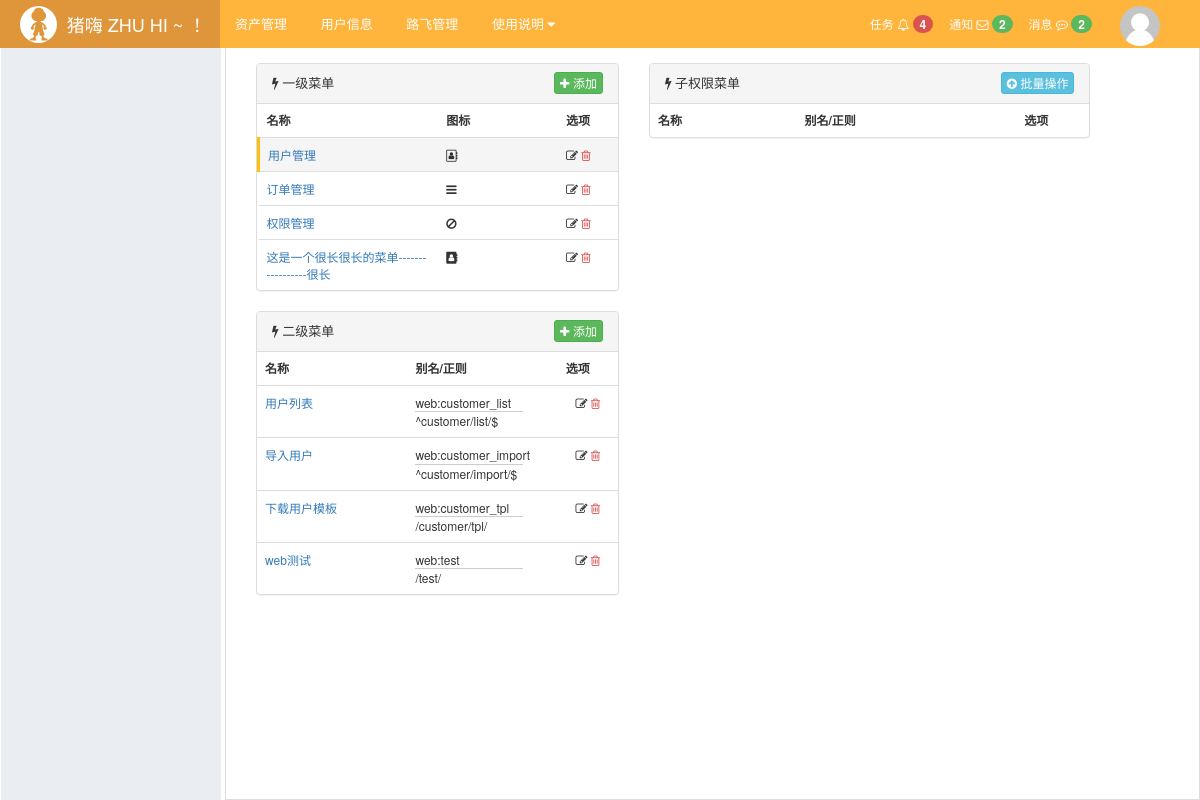
Page /rbac/menu/list/?mid=1 on the committed database.
### rbac/models.py (models this page shows, shortened)
class Menu(models.Model):
    title = models.CharField(max_length=32,unique=True,verbose_name='菜单标题')
    icon = models.CharField(max_length=32,verbose_name='菜单图标')

class Permission(models.Model):
    title = models.CharField(max_length=32,unique=True,verbose_name='权限标题')
    url = models.CharField(max_length=128,verbose_name='url正则表达式')
    name = models.CharField(max_length=32,unique=True,verbose_name='别名',help_text='与url别名相同，可用于反向解析')
    menu = models.ForeignKey(to='Menu',to_field='id',null=True,blank=True,on_delete=models.PROTECT,
                             verbose_name='所属菜单',help_text='null 表示不属于任何菜单，否则属于一个菜单')
    pid = models.ForeignKey(to='self',related_name='parent',null=True,blank=True,verbose_name='关联权限',
                            help_text='例如：用户删除权限不能做菜单，但是点击这个选项，会使得用户列表这个菜单处于被激活状态',
                            on_delete=models.PROTECT)

### rbac/views/menu.py (the view)
def menu_list(request):
    menus = Menu.objects.all().values() # 1
    menu_id = request.GET.get('mid')
    parent_id = request.GET.get('pid')
    menu2s = Permission.objects.filter(menu_id= menu_id).values() # 2
    permissions = Permission.objects.filter(pid_id=parent_id).values() # 3
    if not menu_id:
        menu2s = None
    else:
        for m1 in menus:
            print(m1)
            if m1['id'] == int(menu_id):
                m1['class'] = 'active'
    if not parent_id:
        permissions = None
    else:
        for m2 in menu2s:
            if m2['id'] == int(parent_id):
                m2['class'] = 'active'
    return render(request, 'rbac/menu_list.html',
                  {'menus': menus, 'menu2s': menu2s,
                   'permissions': permissions,
                   'request': request,
                   'mid': menu_id,
                   'pid': parent_id}
                  )

### rbac/service/my_tools.py (called while the page is built)
def bypass(func):
    def bypassed_func(*args,**kwargs):
        print('func %s is bypassed for testing...'%func)
        return None
    return bypassed_func

### rbac/service/url_pack.py (called while the page is built)
def url_param_pack(request, name,*args,**kwargs):
    url = reverse(name, args=args, kwargs=kwargs)
    params = QueryDict(mutable=True)
    if not request.GET:
        return url
    params_pack = request.GET.urlencode()
    params['_anchor'] = params_pack
    return url + '?' + params.urlencode()

### rbac/templatetags/rbac_tags.py (called while the page is built)
@register.simple_tag
def url_param_pack(request, name,*args,**kwargs):
    from rbac.service import url_pack
    return url_pack.url_param_pack(request, name, *args, **kwargs)

### rbac/templates/rbac/menu_list.html (shortened to what this page needs)
{% extends 'layout.html' %}
{% load rbac_tags %}
{% block content %}
    <div class="luffy-container">
        <div class="col-xs-5">
            <div class="panel panel-default menu">
                <div class="panel-heading">
                    <span><i class="fa fa-bolt" aria-hidden="true"></i> 一级菜单</span>
                    <a href="{% url_param_pack request 'rbac:menu_add' %}" class="btn btn-success btn-xs pull-right" style="margin-top: -2px">
                        <i class="fa fa-plus"></i> 添加</a>
                </div>
                <table class="table table-hover">
                    <tr>
                        <th class="col-sm-6">名称</th>
                        <th class="col-sm-4">图标</th>
                        <th class="col-sm-2">选项</th>
                    </tr>
                    {% for menu in menus %}
                        <tr class="{{ menu.class }}">
                            <td><a href="{% url 'rbac:menu_list' %}?mid={{ menu.id }}">{{ menu.title }}</a></td>
                            <td><i class="fa {{ menu.icon }}"></i></td>
                            <td>
                                <a style="color: #333333;" href="{% url_param_pack request 'rbac:menu_edit' menu.id %}">
                                    <i class="fa fa-edit" aria-hidden="true"></i></a>
                                <a style="color: #d9534f;" href="{% url_param_pack request 'rbac:menu_del' menu.id %}"><i class="fa fa-trash-o"></i></a>
                            </td>
                        </tr>
                    {% endfor %}
                </table>
            </div>
            <div class="panel panel-default menu2">
                <div class="panel-heading">
                    <span><i class="fa fa-bolt" aria-hidden="true"></i> 二级菜单</span>
                    {% if mid is not None %}
                        <a href="{% url_param_pack request 'rbac:second_menu_add' menu_id=mid %}" class="btn btn-success btn-xs pull-right" style="margin-top: -2px">
                            <i class="fa fa-plus"></i> 添加</a>
                    {% endif %}
                </div>
                <table class="table table-hover">
                    <tr>
                        <th class="col-sm-5">名称</th>
                        <th style="text-align:left" class="col-sm-5">别名/正则</th>
                        <th class="col-sm-2">选项</th>
                    </tr>
                    {% for menu2 in menu2s %}
                        <tr class="{{ menu2.class }}">
                            <td><a href="?mid={{ menu2.menu_id }}&pid={{ menu2.id }}">{{ menu2.title }}</a></td>
                            <td><span>{{ menu2.name }}</span><br><span style="border-top: #cccccc solid 1px;width: 80%;display: inline-block">{{ menu2.url }}</span></td>
                            <td style="text-align:center">
                                <a style="color: #333333;" href="{% url_param_pack request 'rbac:second_menu_edit' menu2.id %}">
                                    <i class="fa fa-edit" aria-hidden="true"></i></a>
                                <a style="color: #d9534f;" href="{% url_param_pack request 'rbac:second_menu_del' menu2.id %}"><i class="fa fa-trash-o"></i></a>
                            </td>
                        </tr>
                    {% endfor %}
                </table>
            </div>
        </div>
        <div class="col-md-6">
            <div class="panel panel-default menu3">
                <div class="panel-heading">
                    <span><i class="fa fa-bolt" aria-hidden="true"></i> 子权限菜单</span>
                <div class="btn-group pull-right" role="group" aria-label="...">
                        <a href="{% url_param_pack request 'rbac:multi_permissions'%}" class="btn btn-info btn-xs" style="margin-top: -2px">
                                    <i class="fa fa-arrow-circle-up"></i> 批量操作</a>
                </div>
                </div>
                <table class="table table-hover">
                    <tr>
                        <th class="col-sm-4">名称</th>
                        <th style="text-align:left" class="col-sm-6">别名/正则</th>
                        <th class="col-sm-2">选项</th>
                    </tr>
                </table>
            </div>
        </div>
    </div>
{% endblock %}

### web/static/css/commons.css (style rules this page uses)
body { margin: 0; }

### web/templates/layout.html (style rules this page uses)
body { margin: 0; }
.luffy-container { padding: 15px; }

### rbac/templates/rbac/menu_list.html (style rules this page uses)
tr.active { border-left: 3px solid #fdc00f; }
table { font-size: 12px; }

### rows in the picture
Menu: title "用户管理"
Menu: title "订单管理"
Menu: title "权限管理"
Menu: title "这是一个很长很长的菜单-----------------很长"
Permission: title "用户列表", name "web:customer_list", url "^customer/list/$"
Permission: title "导入用户", name "web:customer_import", url "^customer/import/$"
Permission: title "下载用户模板", name "web:customer_tpl", url "/customer/tpl/"
Permission: title "web测试", name "web:test", url "/test/"
